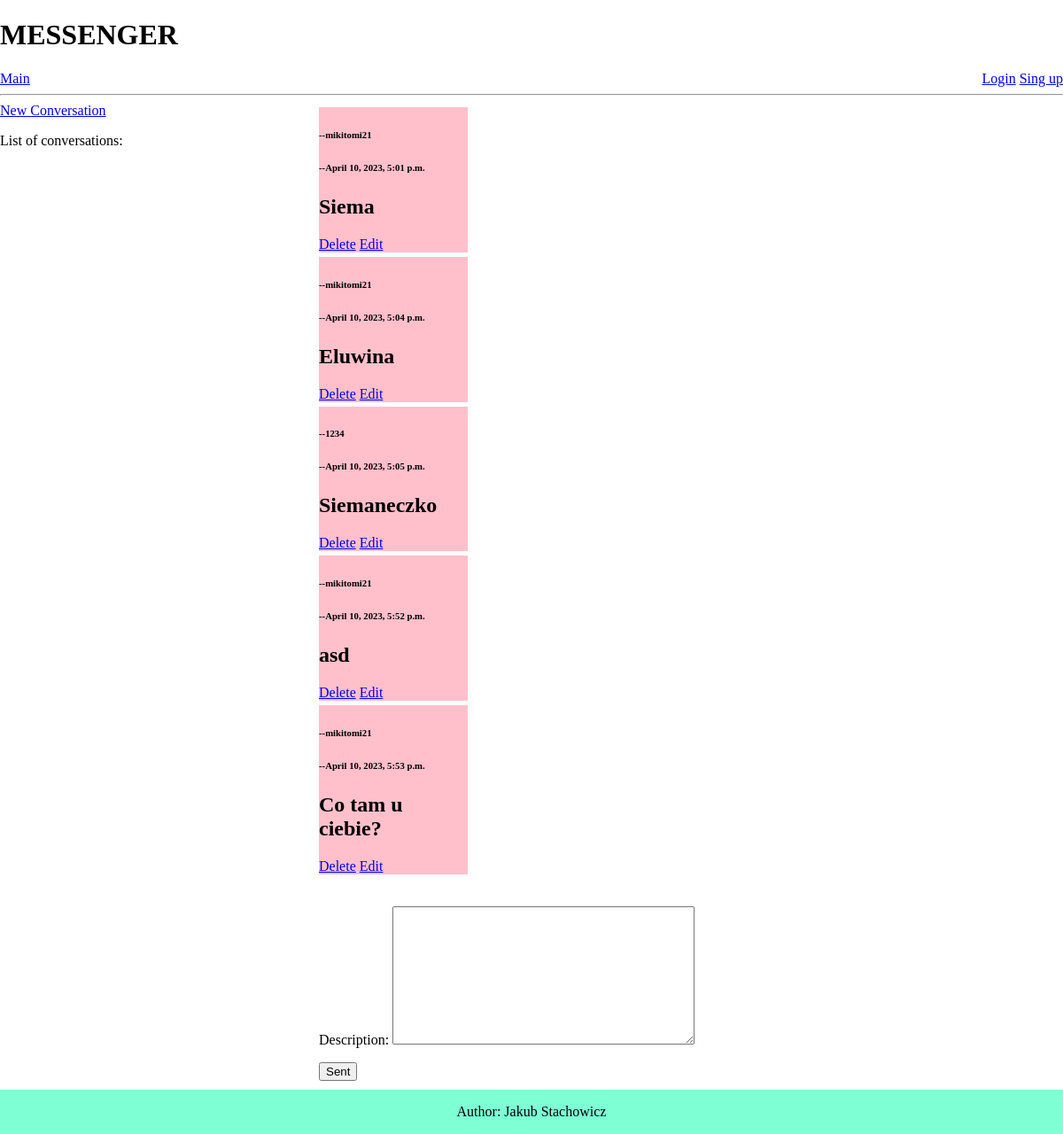
/chat/, run on an earlier commit of the app's database.
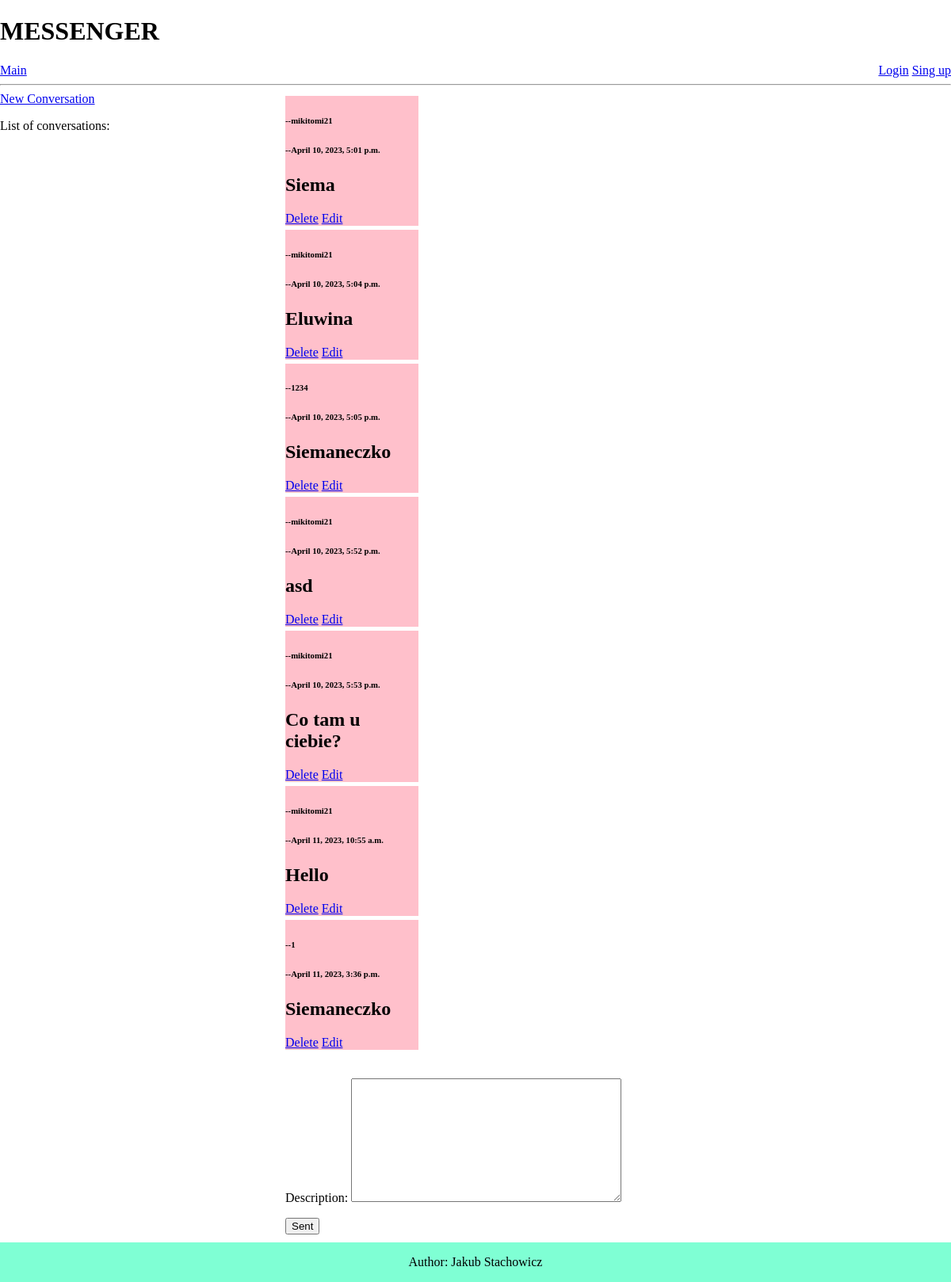
And on a later commit of the database.
### chat/models.py (models this page shows, shortened)
class Message(models.Model):
    author = models.ForeignKey(User, on_delete=models.CASCADE, null=True)
    description = models.TextField(null=True, blank=True)
    room = models.ForeignKey(Room, on_delete=models.CASCADE, null=True)
    created = models.DateTimeField(auto_now_add=True)

### chat/views.py (the view, shortened to what this page needs)
# urls.py: path('', views.home, name='home'),
def home(request):
    messages = Message.objects.all()
    rooms = Room.objects.filter(members__username=request.user)
    User = get_user_model()
    users = User.objects.all()
    form = MessageForm()
    context = {'messages':messages,
               'users':users,
               'form':form,
               'rooms':rooms}
    return render(request, 'chat/home.html', context)

### chat/forms.py
class MessageForm(ModelForm):
    class Meta:
        model = Message
        fields = ['description']

### chat/templates/chat/home.html (shortened to what this page needs)
{% extends 'main.html' %}
{% block section %}
{% for message in messages%}
<div class="message_box">
    <div class="{% if message.author == request.user %}message_author{% else %}message{% endif %}">
        <h6>--{{message.author}}</h6>
        <h6>--{{message.created}}</h6>
        <h2>{{message.description}}</h2>
        <a href="{% url 'chat:delete' message.id %}">Delete</a>
        <a href="{% url 'chat:edit' message.id %}">Edit</a>
    </div>
</div>
{% endfor %}
<div class="messsage_sent">
    <form action="" method="POST">
        {{form.as_p}}
        <input type="submit" value="Sent">
    </form>
</div>
{% endblock %}
{% block nav %}
<a href="{% url 'chat:new_room' user.username %}">New Conversation</a>
<div class="rooms_list">
    <p>List of conversations:</p>
</div>
{% endblock %}

### templates/main.html (shortened to what this page needs)
{% load static %}
<!DOCTYPE html>
<html lang="en">
<head>
    <link rel="stylesheet" type="text/css" href="{% static 'css/style.css' %}">
</head>
<body>
    <h1>MESSENGER</h1>
    <header>
        <div id="main_head">
            <a href="{% url 'main:home' %}">Main</a>
        </div>
        <div id="logging_head">
            {% include 'header.html' %}
        </div>
        <br><hr>
    </header>
    <nav>
        {% block nav %}
        {% endblock %}
    </nav>
    <section>
        {% block section %}
        {% endblock %}
    </section>
    <footer>
        {% include 'footer.html' %}
    </footer>
</body>
</html>

### templates/header.html
{% if user.is_authenticated %}
    <a href="{% url 'register:logout' %}">Logout</a>
    <a href="{% url 'profile:profile' user.get_username %}">Profile</a>
{% else %}
    <a href="{% url 'register:login' %}">Login</a>
    <a href="{% url 'register:singup' %}">Sing up</a>
{% endif %}

### templates/footer.html
<p>Author: Jakub Stachowicz</p>

### static/css/style.css (style rules this page uses)
body { margin: 0px; }
.message_box { width: 100%; }
.message { clear: both; background-color: pink; width: 20%; float: left; margin-top: 5px; }
.messsage_sent { padding-top: 20px; clear: both; }
#main_head { text-align: left; float: left; width: 50%; }
#logging_head { text-align: right; float: left; width: 50%; }
nav { width: 30%; float:left; }
section { width: 70%; float:left; margin-bottom: 60px; }
footer { position: fixed; bottom: 0; left: 0; right: 0; margin-bottom: 0px; background-color: aquamarine; text-align: center; }

What changed in the data, as far as the page shows it:
added Message: author "mikitomi21", created "April 11, 2023, 10:55 a.m.", description "Hello"
added Message: author "1", created "April 11, 2023, 3:36 p.m.", description "Siemaneczko"
